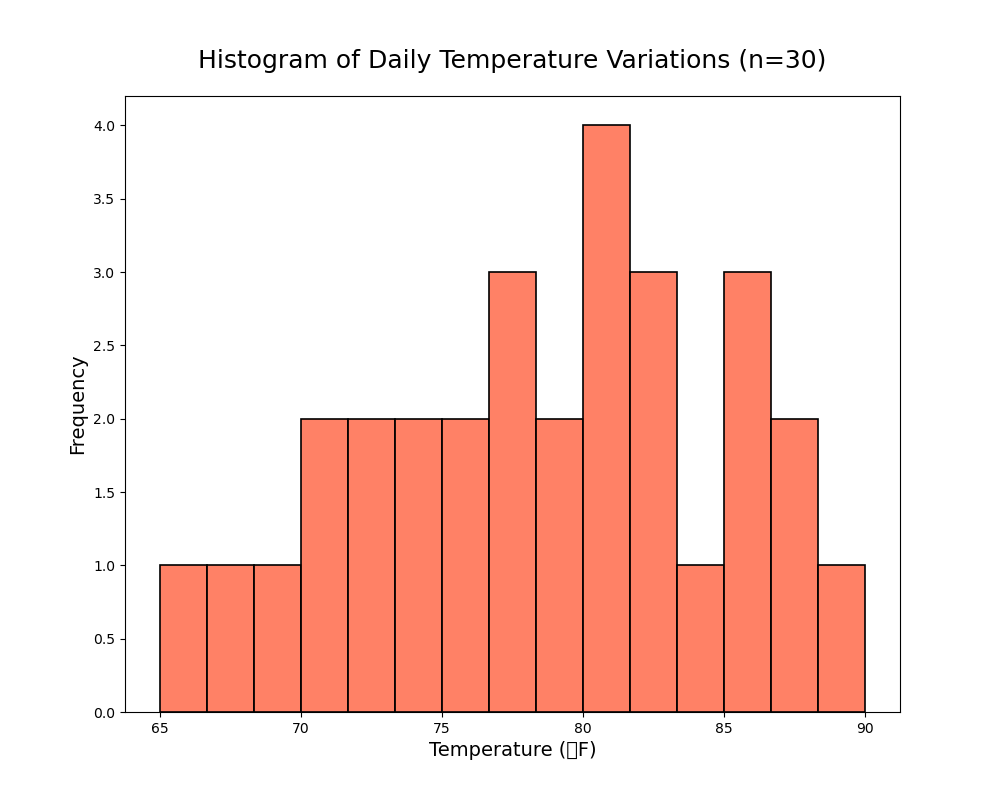

Source code (Python):

import pandas as pd
import seaborn as sns
import matplotlib.pyplot as plt

# Data points for daily temperature over 30 days
data = {
    'Day': [day for day in range(1, 31)], 
    'Temperature': [68, 72, 65, 70, 74, 78, 81, 76, 79, 83, 
                    85, 69, 75, 77, 80, 82, 88, 90, 84, 86, 
                    87, 73, 71, 74, 78, 81, 83, 85, 80, 79]
}

# Transform data into a Pandas DataFrame
df = pd.DataFrame(data)

# Create a Seaborn histogram, adjust visual elements and figure size
plt.figure(figsize=(10, 8))
sns.histplot(data=df, x='Temperature', bins=15, color="#FF5733", kde=False, edgecolor='black', linewidth=1.2)

plt.title('Histogram of Daily Temperature Variations (n=30)', fontsize=18, pad=20)
plt.xlabel('Temperature (°F)', fontsize=14)
plt.ylabel('Frequency', fontsize=14)
plt.show()
